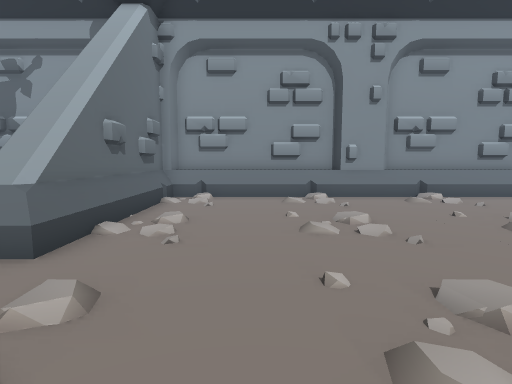
view 1 (above)

18 first-person views from a walk through a Godot game level. The camera is 1.2 m above the floor, tilts 6° down and sees 80° across. The floor is counted in squares, 0.9 m on a side. Each view is taken from the middle of a square. On the plan, view 1 faces up. The plan holds only what a view shows up to about 14 squares ahead; the rest is blank. The place goes on beyond the plan. Flat picture figures and markers are left out. Some surface patterns are stand-ins.

view 2
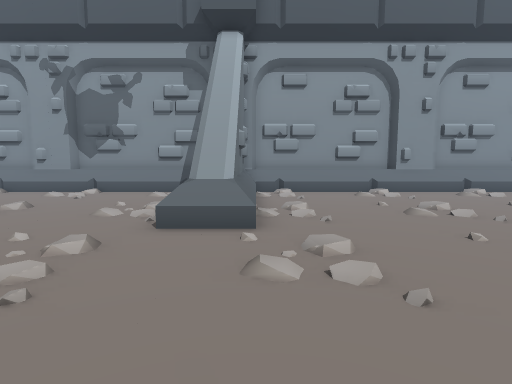

view 3
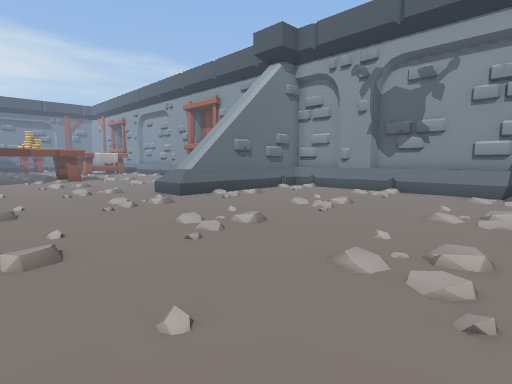

view 4
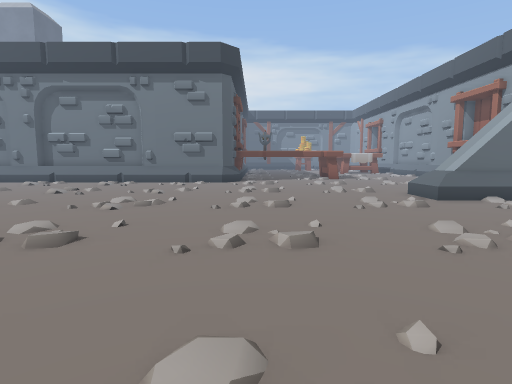

view 5
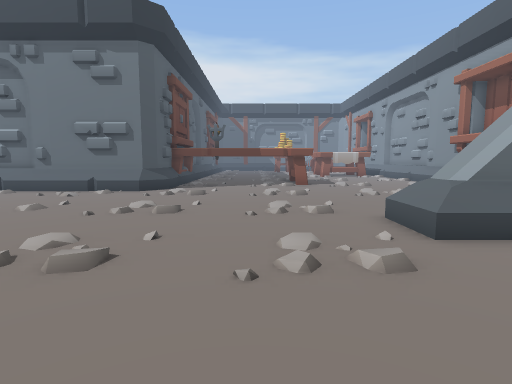

view 6
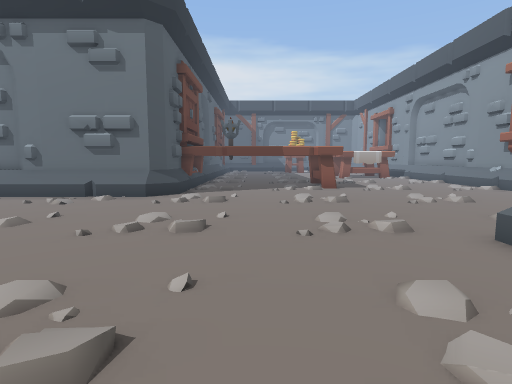

view 7
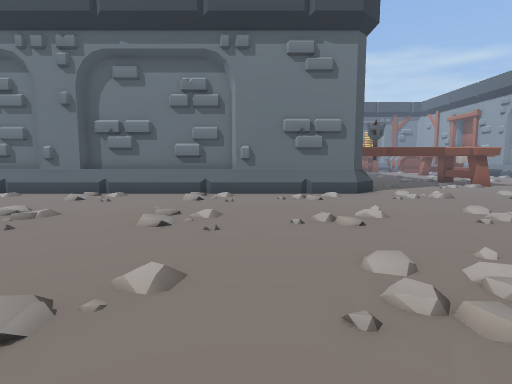

view 8
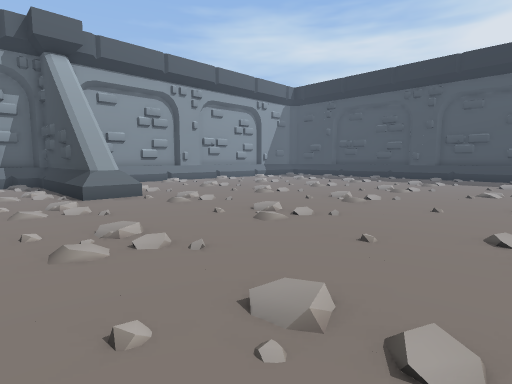

view 9
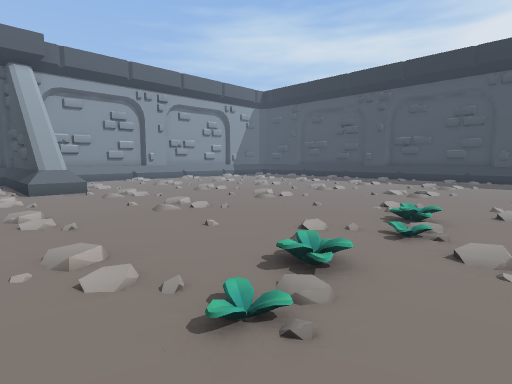

view 10
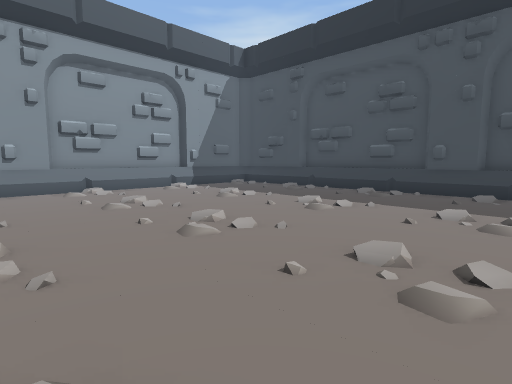

view 11
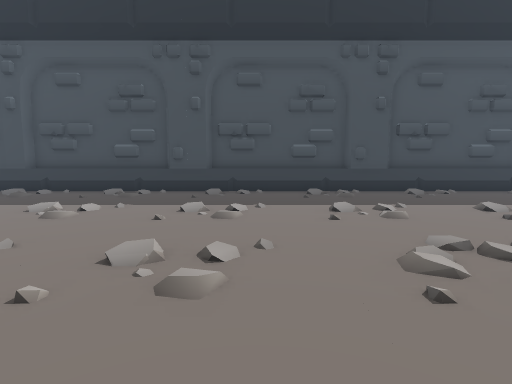

view 12
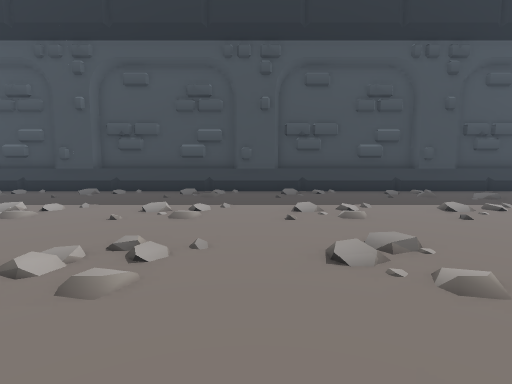

view 13
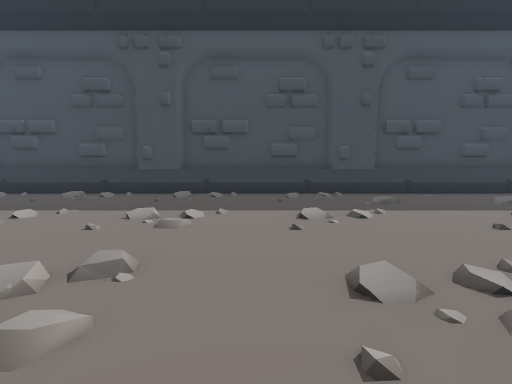

view 14
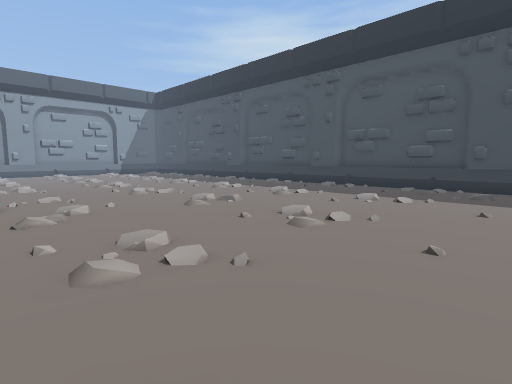

view 15
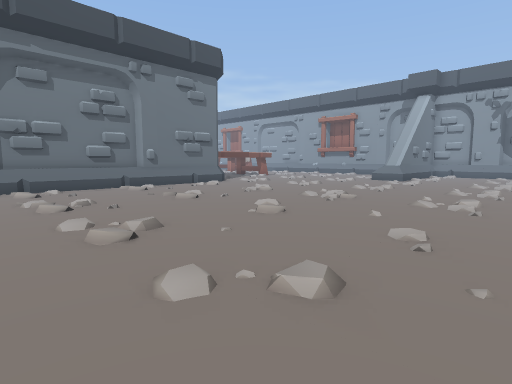

view 16
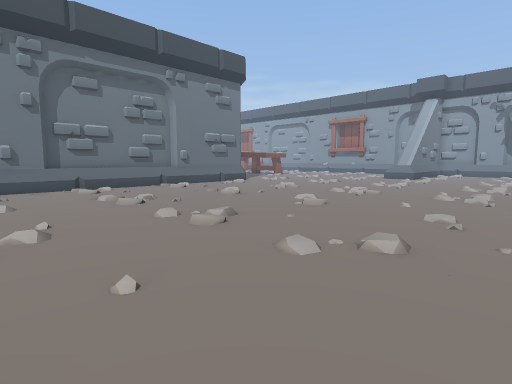

view 17
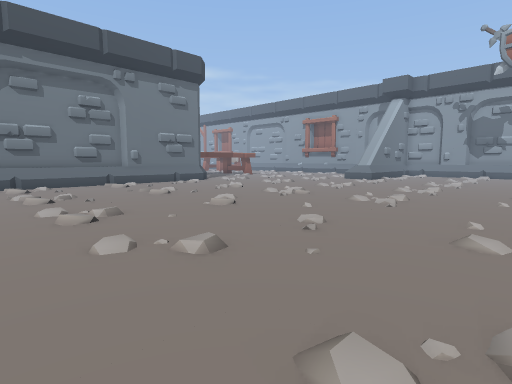

view 18
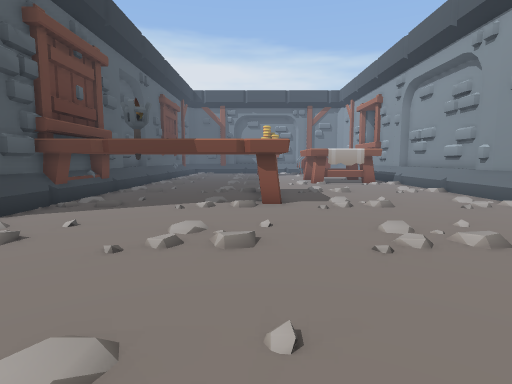

### Floor plan
Key: @ floor where view 1 was taken; # wall or solid block; . floor; / step, stairs or slope; = window, fence, low wall or low ledge; ^ raised ledge; O other object.
Columns run from 31 left of view 1 to 16 right of it. Each row starts with its distance up from view 1.
 12 #####           ##########  ##############
 11 O=O####          =O.O=OOO=  #=OOO=O.O=OOO
 10 ........          ........  #............
  9 .........        .........# #.............
  8 ...........     #.........###.............     #
  7  ...........   ##.........###............... .O#
  6 ............. ##=.........##=..................#
  5 ..............===.........===.................=#
  4  ^^^^^........OO..........OO..................O#
  3     ^^........................................O#
  2 .^   ^........................................=#
  1 .^   ^........................................##
  0 .^   ^.........................@..............##
 -1 .  ###........................................O#
 -2 .    #.........................................#
 -3 ### ###= .....................................=#
 -4 #    ###=.....................................O#
 -5        #=................/....................O#
 -6        ##................/....................=#
 -7        #=................././././.............##
 -8        ##.................///.///.............##
 -9        #^................./..//../............O#
-10        #^...................... ./.............#
-11        #^.................      ..............=#
-12        #^.................     ...............O#
-13        #^.................     ...............O#
-14        #^.................     ...............=#
-15        #^................      ...............##
-16        ##............... .     ...............##
-17        #^..............         ..............O#
-18        #^        ..... .       . .....   .....=#

Positions as (right, up) in squares from view 1, and headings:
1: (0, 0), facing up
2: (-3, -2), facing up
3: (-5, -2), facing up-left
4: (-5, -2), facing left
5: (-10, 1), facing left
6: (-12, 0), facing left
7: (-11, -8), facing left
8: (-8, -7), facing up-right
9: (-7, -10), facing up-right
10: (2, -3), facing up-right
11: (2, -3), facing right
12: (2, -8), facing right
13: (3, -12), facing right
14: (0, -18), facing up-right
15: (-8, -16), facing up-left
16: (-8, -18), facing up-left
17: (-6, -16), facing up-left
18: (-17, 3), facing left
